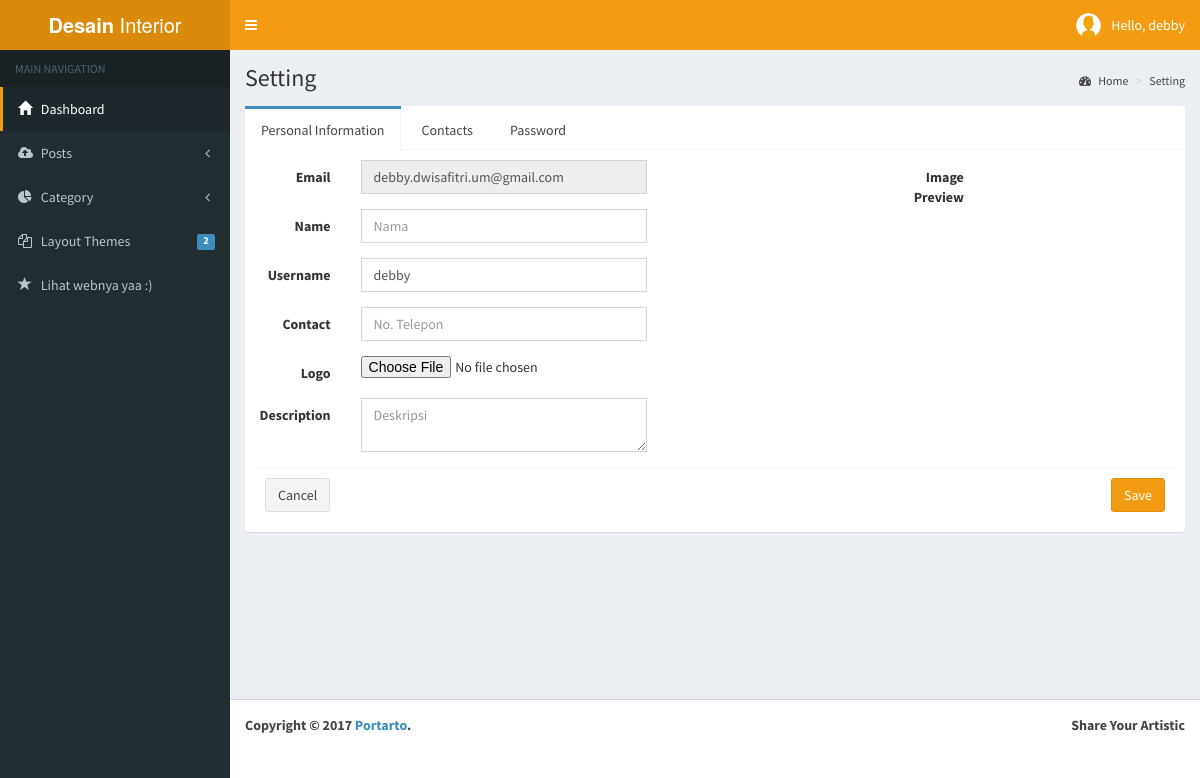
Page /dashboard/index.php?page=pi (signed in) on the committed database.
### tables this page shows
CREATE TABLE `user` (
  `user_email` varchar(100) NOT NULL,
  `user_pass` varchar(100) DEFAULT NULL,
  `user_name` varchar(25) DEFAULT NULL,
  `user_real_name` varchar(255) DEFAULT NULL,
  `user_logo` varchar(255) DEFAULT NULL,
  `user_theme` varchar(255) DEFAULT NULL,
  `user_status` tinyint(255) DEFAULT NULL,
  `user_desc` tinytext,
  `user_tel` varchar(255) DEFAULT NULL,
  `user_type` enum('moderator','free','paid') DEFAULT NULL,
  PRIMARY KEY (`user_email`)
);

### dashboard/pi.php (the view, shortened to what this page needs)
<div class="content-wrapper">
    <section class="content-header">
    <h1>
        Setting
    </h1>
    <ol class="breadcrumb">
      <li><a href="#"><i class="fa fa-dashboard"></i> Home</a></li>
      <li><a href="#">Setting</a></li>
    </ol>
    </section>
    <section class="content">
    <div class="row">
     	<div class="col-md-12">
          <div class="nav-tabs-custom">
            <ul class="nav nav-tabs">
              <li class="active"><a href="#pi" data-toggle="tab">Personal Information</a></li>
              <li><a href="#contacts" data-toggle="tab">Contacts</a></li>
              <li><a href="#privacy" data-toggle="tab">Password</a></li>
            </ul>
            <div class="tab-content">
              <div class="active tab-pane" id="pi">
                <form class="form-horizontal" method="post"  enctype="multipart/form-data">
                <div class="row">
                <div class="col-md-8">
                  <div class="form-group">
                    <label for="inputEmail" class="col-sm-2 control-label">Email</label>
                    <div class="col-sm-6">
                      <input type="email" class="form-control" disabled="disabled" id="inputEmail" placeholder="Email" value="<?php echo $res['user_email']; ?>" name="mail">
                    </div>
                  </div>
                  <div class="form-group">
                    <label for="inputNama" class="col-sm-2 control-label">Name</label>
                    <div class="col-sm-6">
                      <input type="text" class="form-control" id="inputNama" placeholder="Nama" value="<?php echo $res['user_real_name']; ?>" name="nama">
                    </div>
                  </div>
                  <div class="form-group">
                    <label for="inputNama" class="col-sm-2 control-label">Username</label>
                    <div class="col-sm-6">
                      <input type="text" class="form-control" id="inputUsername" placeholder="Username" value="<?php echo $res['user_name']; ?>" name="username">
                    </div>
                  </div>
                  <div class="form-group">
                    <label for="inputNama" class="col-sm-2 control-label">Contact</label>
                    <div class="col-sm-6">
                      <input type="text" class="form-control" id="inputTelepon" placeholder="No. Telepon" value="<?php echo $res['user_tel']; ?>" name="telepon">
                    </div>
                  </div>
                  <div class="form-group">
                    <label for="exampleInputFile" class="col-sm-2 control-label">Logo</label>
                    <div class="col-sm-6">
                      <input type="file" name="gambar1">
                    </div>
                  </div>
                  <div class="form-group">
                    <label for="inputDeskripsi" class="col-sm-2 control-label">Description</label>
                    <div class="col-sm-6">
                      <textarea class="form-control" id="inputDeskripsi" placeholder="Deskripsi" name="deskripsi"><?php echo$res['user_desc']?></textarea>
                    </div>
                  </div>
                </div>
                <div class="col-md-4">
                  <div class="form-group">
                        <label class="col-sm-4 control-label">Image Preview</label>
                        <div class="col-sm-12">
                          <img class="col-md-8 img-responsive" id="image-placeholder" src="../images/user/<?php echo $res['user_logo'];?>" style="object-fit: cover" alt=""/>
                        </div>
                  </div>
                </div>
                <div class="col-md-12">
                  <div class="box-footer">
                    <input type="reset" class="btn btn-default" value="Cancel" name="reset">
                    <input type="submit" class="btn btn-warning pull-right" value="Save" name="submit1" style="margin-left:300px">
                  </div>
                </div>
                </div>
                </form>
              </div>
              </div>
          </div>
        </div>
      </div>
    </div>
</div>

### dashboard/index.php (shortened to what this page needs)
<?php
  if (isset($_SESSION['logged_in'])) {
    if (!login_check()) {
      header("Location: signout.php");
      exit(0);
    }else{
      $mail = $_SESSION['logged_in'];
    }
  }else{
    header("location: ../");
  }
  $page = (empty($_GET['page'])) ? "welcome" : $_GET['page'];
  $select12 = mysql_query("SELECT * FROM user WHERE user_email = '$mail'");
  $res = mysql_fetch_array($select12);
?>
<!DOCTYPE html>
<html>
<head>
  <link rel="stylesheet" href="/desaininterior/dashboard/bootstrap/css/bootstrap.min.css">
  <link rel="stylesheet" href="https://cdnjs.cloudflare.com/ajax/libs/font-awesome/4.5.0/css/font-awesome.min.css">
  <link rel="stylesheet" href="https://cdnjs.cloudflare.com/ajax/libs/ionicons/2.0.1/css/ionicons.min.css">
  <link rel="stylesheet" href="/desaininterior/dashboard/dist/css/AdminLTE.min.css">
  <link rel="stylesheet" href="/desaininterior/dashboard/dist/css/skins/_all-skins.min.css">
  <link rel="stylesheet" href="/desaininterior/dashboard/plugins/bootstrap-wysihtml5/bootstrap3-wysihtml5.min.css">
  <link rel="stylesheet" href="/desaininterior/dashboard/plugins/datatables/dataTables.bootstrap.css">
  <link rel="stylesheet" href="/desaininterior/dashboard/plugins/select2/select2.min.css">
</head>
<body class="hold-transition skin-yellow sidebar-mini ">
<div class="wrapper fixed">
  <header class="main-header">
    <a href="../dashboard/" class="logo">
      <span class="logo-lg"><b>Desain</b> Interior</span>
    </a>
    <nav class="navbar navbar-static-top">
      <a href="#" class="sidebar-toggle" data-toggle="offcanvas" role="button">
      </a>
      <div class="navbar-custom-menu">
        <ul class="nav navbar-nav">
          <li class="dropdown user user-menu">
            <a href="#" class="dropdown-toggle" data-toggle="dropdown">
              <img src="<?= ($res['user_logo'] != NULL or $res['user_logo'] != '') ? '../images/user/'.$res['user_logo'] : '../images/user/icon.png'; ?>" class="user-image" alt="User Image">
              <span class="hidden-xs">
              <?php
                echo "Hello, ".$res['user_name'];
              ?>
                </span>
            </a>
          </li>
        </ul>
      </div>
    </nav>
  </header>
  <aside class="main-sidebar">
    <section class="sidebar">
      <ul class="sidebar-menu">
        <li class="header">MAIN NAVIGATION</li>
        <li class="active treeview">
          <a href="index.php?page=welcome">
            <i class="glyphicon glyphicon-home"></i>
            <span>Dashboard</span>
          </a>
        </li>
         <?php
          if($_SESSION['user'] == "moderator"){
            include "sidebar_moderator.php";
          }else{
            include "sidebar.php";
          }
         ?>
    </section>
  </aside>
  <?php
    include "$page.php";
  ?>
  <footer class="main-footer" style="height: 1%;">
    <div class="pull-right hidden-xs">
      <b>Share Your Artistic</b>
    </div>
    <strong>Copyright &copy; 2017 <a href="">Portarto</a>.</strong>
  </footer>
</body>
</html>

### rows in the picture
user: user_name "debby", mail "debby.dwisafitri.um@gmail.com", username "debby"
